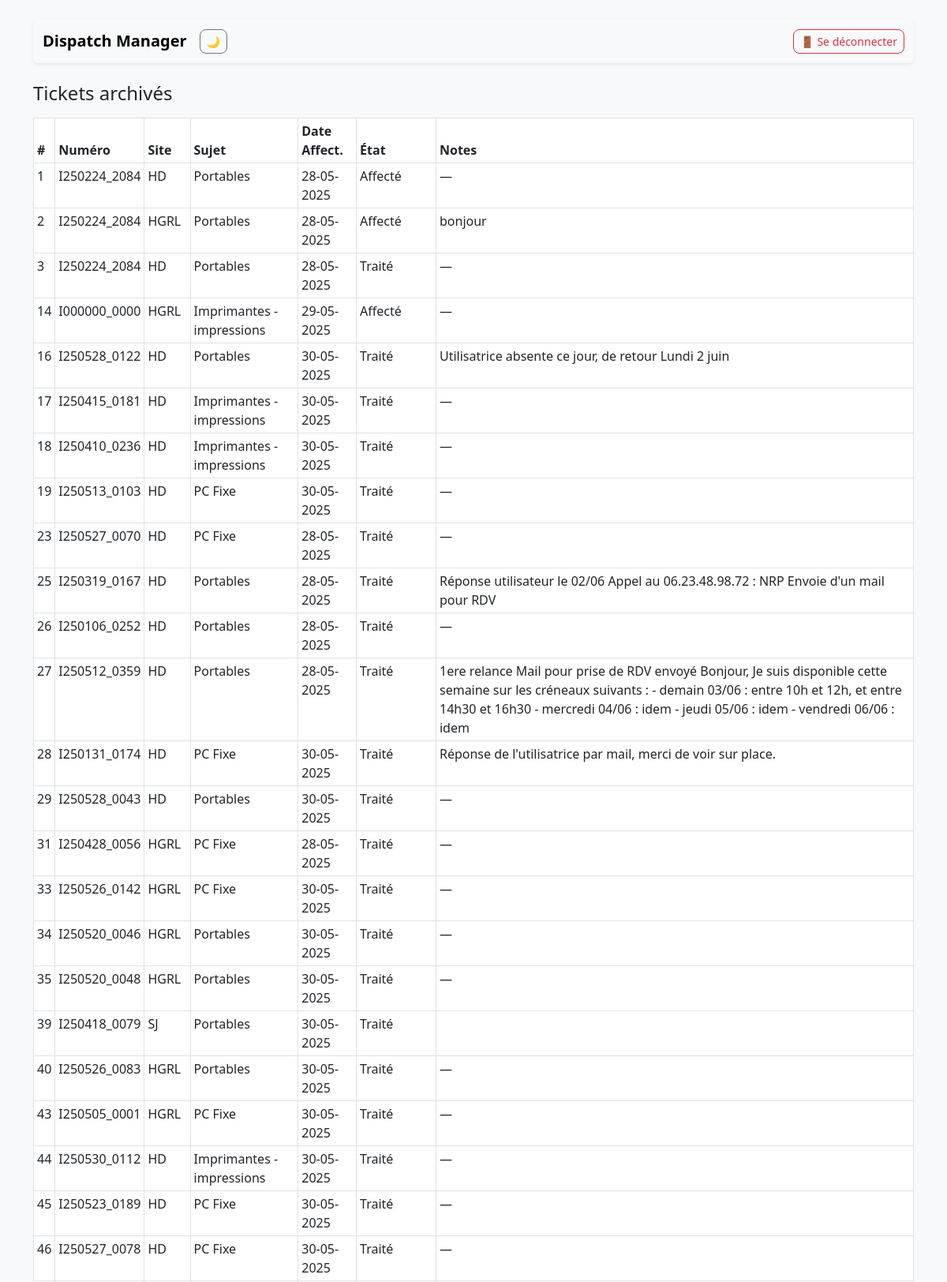
The page /archives (signed in, upper part) on the database its author committed.
### tables this page shows
CREATE TABLE incidents (
                id INTEGER PRIMARY KEY AUTOINCREMENT,
                numero TEXT, site TEXT, sujet TEXT,
                urgence TEXT, collaborateur TEXT,
                etat TEXT, notes TEXT, valide INTEGER,
                date_affectation TEXT,
                archived INTEGER DEFAULT 0
            );

### app.py (the view)
@app.route("/archives")
def archives():
    if "user" not in session or session["role"] != "admin":
        return redirect(url_for("login"))
    archived = get_db().execute("SELECT * FROM incidents WHERE archived = 1").fetchall()
    return render_template("archives.html", incidents=archived)

### app.py (called while the page is built)
def get_db():
    conn = sqlite3.connect(DB)
    conn.row_factory = sqlite3.Row
    return conn

@app.template_filter("format_date")
def format_date(d):
    try:
        return datetime.strptime(d, "%Y-%m-%d").strftime("%d-%m-%Y")
    except:
        return d

@app.before_request
def renew_session():
    session.permanent = True

### templates/archives.html (shortened to what this page needs)
{% extends "base.html" %}
{% block content %}
  <h4 class="mb-3">Tickets archivés</h4>
  <table class="table table-bordered table-sm">
    <thead>
      <tr>
        <th>#</th><th>Numéro</th><th>Site</th><th>Sujet</th>
        <th>Date Affect.</th><th>État</th><th>Notes</th>
      </tr>
    </thead>
    <tbody>
      {% for i in incidents %}
      <tr>
        <td>{{ i.id }}</td>
        <td>{{ i.numero }}</td>
        <td>{{ i.site }}</td>
        <td>{{ i.sujet }}</td>
        <td>{{ i.date_affectation|format_date }}</td>
        <td>{{ i.etat }}</td>
        <td>{{ i.notes or '—' }}</td>
      </tr>
      {% endfor %}
    </tbody>
  </table>
{% endblock %}

### static/css/style.css (style rules this page uses)
body { background-color: #f8f9fa; font-family: 'Segoe UI', sans-serif; color: #212529; }
.navbar, .card, .table { background-color: #fff; color: #212529; }

### rows shown on the page
incidents: id "1", numero "I250224_2084", site "HD", sujet "Portables", date_affectation "28-05-2025", etat "Affecté", notes "—"
incidents: id "2", numero "I250224_2084", site "HGRL", sujet "Portables", date_affectation "28-05-2025", etat "Affecté", notes "bonjour"
incidents: id "3", numero "I250224_2084", site "HD", sujet "Portables", date_affectation "28-05-2025", etat "Traité", notes "—"
incidents: id "14", numero "I000000_0000", site "HGRL", sujet "Imprimantes - impressions", date_affectation "29-05-2025", etat "Affecté", notes "—"
incidents: id "16", numero "I250528_0122", site "HD", sujet "Portables", date_affectation "30-05-2025", etat "Traité", notes "Utilisatrice absente ce jour, de retour Lundi 2 juin"
incidents: id "17", numero "I250415_0181", site "HD", sujet "Imprimantes - impressions", date_affectation "30-05-2025", etat "Traité", notes "—"
incidents: id "18", numero "I250410_0236", site "HD", sujet "Imprimantes - impressions", date_affectation "30-05-2025", etat "Traité", notes "—"
incidents: id "19", numero "I250513_0103", site "HD", sujet "PC Fixe", date_affectation "30-05-2025", etat "Traité", notes "—"
incidents: id "23", numero "I250527_0070", site "HD", sujet "PC Fixe", date_affectation "28-05-2025", etat "Traité", notes "—"
incidents: id "25", numero "I250319_0167", site "HD", sujet "Portables", date_affectation "28-05-2025", etat "Traité", notes "Réponse utilisateur le 02/06 Appel au 06.23.48.98.72 : NRP Envoie d'un mail pour RDV"
incidents: id "26", numero "I250106_0252", site "HD", sujet "Portables", date_affectation "28-05-2025", etat "Traité", notes "—"
incidents: id "27", numero "I250512_0359", site "HD", sujet "Portables", date_affectation "28-05-2025", etat "Traité", notes "1ere relance Mail pour prise de RDV envoyé Bonjour, Je suis disponible cette semaine sur les créneaux suivants : - demain 03/06 : entre 10h et 12h, et entre 14h30 et 16h30 - mercredi 04/06 : idem - jeudi 05/06 : idem - vendredi 06/06 : idem"
incidents: id "28", numero "I250131_0174", site "HD", sujet "PC Fixe", date_affectation "30-05-2025", etat "Traité", notes "Réponse de l'utilisatrice par mail, merci de voir sur place."
incidents: id "29", numero "I250528_0043", site "HD", sujet "Portables", date_affectation "30-05-2025", etat "Traité", notes "—"
incidents: id "31", numero "I250428_0056", site "HGRL", sujet "PC Fixe", date_affectation "28-05-2025", etat "Traité", notes "—"
incidents: id "33", numero "I250526_0142", site "HGRL", sujet "PC Fixe", date_affectation "30-05-2025", etat "Traité", notes "—"
incidents: id "34", numero "I250520_0046", site "HGRL", sujet "Portables", date_affectation "30-05-2025", etat "Traité", notes "—"
incidents: id "35", numero "I250520_0048", site "HGRL", sujet "Portables", date_affectation "30-05-2025", etat "Traité", notes "—"
incidents: id "39", numero "I250418_0079", site "SJ", sujet "Portables", date_affectation "30-05-2025", etat "Traité"
incidents: id "40", numero "I250526_0083", site "HGRL", sujet "Portables", date_affectation "30-05-2025", etat "Traité", notes "—"
incidents: id "43", numero "I250505_0001", site "HGRL", sujet "PC Fixe", date_affectation "30-05-2025", etat "Traité", notes "—"
incidents: id "44", numero "I250530_0112", site "HD", sujet "Imprimantes - impressions", date_affectation "30-05-2025", etat "Traité", notes "—"
incidents: id "45", numero "I250523_0189", site "HD", sujet "PC Fixe", date_affectation "30-05-2025", etat "Traité", notes "—"
incidents: id "46", numero "I250527_0078", site "HD", sujet "PC Fixe", date_affectation "30-05-2025", etat "Traité", notes "—"
